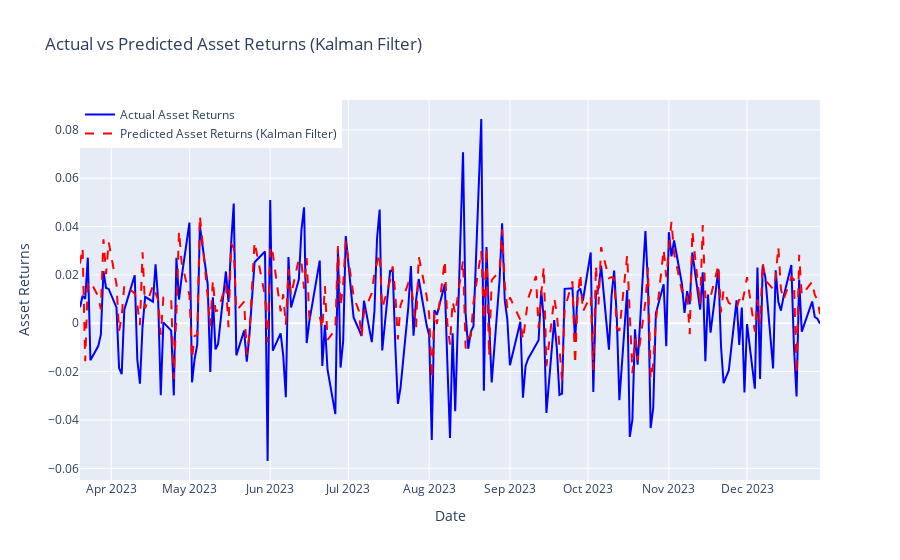

Notebook source saved alongside this figure:
### Markdown cell above
### Interactive Plot to see with added granularity

### Code cell
# Create traces
fig = go.Figure()

# Actual Asset Returns
fig.add_trace(go.Scatter(x=test_df.index, 
                         y=test_df['Asset_Returns'], 
                         mode='lines', 
                         name='Actual Asset Returns',
                         line=dict(color='blue')))

# Predicted Asset Returns
fig.add_trace(go.Scatter(x=test_df.index, 
                         y=predicted_asset_returns, 
                         mode='lines', 
                         name='Predicted Asset Returns (Kalman Filter)',
                         line=dict(color='red', dash='dash')))

# Update layout
fig.update_layout(title='Actual vs Predicted Asset Returns (Kalman Filter)',
                  xaxis_title='Date',
                  yaxis_title='Asset Returns',
                  legend=dict(x=0, y=1.0),
                  hovermode='x unified')

# Show the figure
fig.show()

### Figure 1 — Plotly figure (JSON) as saved in the notebook; plotly's stock layout.template omitted (floating-point values rounded to 4 significant figures; data arrays with more than 128 entries replaced by an {"elided": "..."} marker saying what was removed)
{"data": [{"line": {"color": "blue"}, "mode": "lines", "name": "Actual Asset Returns", "type": "scatter", "x": {"elided": "197 str values"}, "y": {"elided": "197 float values"}}, {"line": {"color": "red", "dash": "dash"}, "mode": "lines", "name": "Predicted Asset Returns (Kalman Filter)", "type": "scatter", "x": {"elided": "197 str values"}, "y": {"elided": "197 float values"}}], "layout": {"hovermode": "x unified", "legend": {"x": 0, "y": 1}, "title": {"text": "Actual vs Predicted Asset Returns (Kalman Filter)"}, "xaxis": {"title": {"text": "Date"}}, "yaxis": {"title": {"text": "Asset Returns"}}}}
